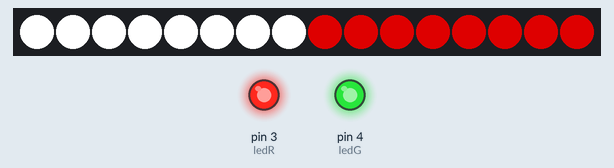
Simulated run of this sketch. Board: Arduino Uno, built with avr-gcc and run on an emulated ATmega328P. Parts: 16 RGB LEDs in strip order, left to right, output pins drawn as LEDs (lit = HIGH). Random numbers use the default seed unless the sketch sets one.

Above: at 3.0 s.
At 11.12 s:
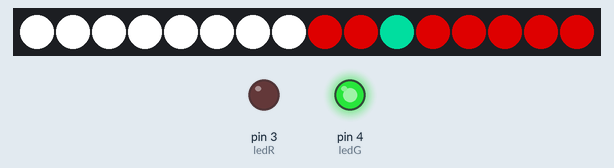
At 19.68 s:
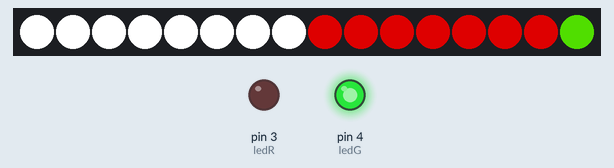
At 36.34 s:
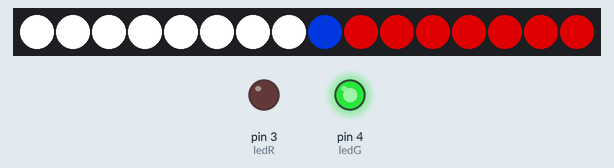
Timing chart, 0 to 38.3 s (numbered marks = the images above):
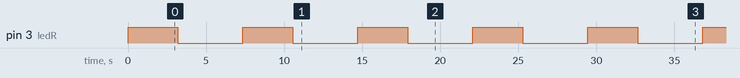

The sketch:

tiny-bike.ino
```cpp
#define USE_HSV 1
#include <WS2812.h>

WS2812 NeoA(16);
//WS2812 NeoB(8); // 8 LED

cRGB color;

int ledR = 3;
int ledG = 4;

void setup() {
  randomSeed(analogRead(0));

  NeoA.setOutput(2);
  //NeoB.setOutput(5);
  pinMode(ledG, OUTPUT);
  pinMode(ledR, OUTPUT);

  digitalWrite(ledG, HIGH);

  // 0-7 front lights
  color.r = 155; color.g = 155; color.b = 155;
  for(int i=0; i < 8; i++) {
    NeoA.set_crgb_at(i, color); // Set color at LED found at index 0
  }

  // 8-15 back lights
  color.r = 155; color.g = 0; color.b = 0;
  for(int i=8; i < 16; i++) {
    NeoA.set_crgb_at(i, color); // Set color at LED found at index 0
  }

  NeoA.sync(); // Sends the color to the LED
}

void loop() {

  // cycle front strip
  digitalWrite(ledR, HIGH);
  for(int i=0; i < 8; i++) {
    color.r = 0; color.g = 150; color.b = 0; // RGB color -> Half Red
    NeoA.set_crgb_at(i, color); // Set color at LED found at index 0
    NeoA.sync(); // Sends the color to the LED
    delay(90);
    color.r = 155; color.g = 155; color.b = 155;
    NeoA.set_crgb_at(i, color); // Set color at LED found at index 0
    NeoA.sync(); // Sends the color to the LED
    delay(90);
  }

  for(int i=7; i >= 0; i--) {
    color.r = 0; color.g = 0; color.b = 155;
    NeoA.set_crgb_at(i, color); // Set color at LED found at index 0
    NeoA.sync(); // Sends the color to the LED
    delay(90);
    color.r = 255; color.g = 255; color.b = 255;
    NeoA.set_crgb_at(i, color); // Set color at LED found at index 0
    NeoA.sync(); // Sends the color to the LED
    delay(90);
  }

  delay(300);


  // cycle back strip
  digitalWrite(ledR, LOW);
  for(int i=8; i < 16; i++) {
    color.SetHSV(random(255),255,155);
    NeoA.set_crgb_at(i, color); // Set color at LED found at index 0
    NeoA.sync(); // Sends the color to the LED
    delay(150);
    color.r = 155; color.g = 0; color.b = 0;
    NeoA.set_crgb_at(i, color); // Set color at LED found at index 0
    NeoA.sync(); // Sends the color to the LED
    delay(90);
  }

  for(int i=15; i > 7; i--) {
    color.SetHSV(random(255),255,155);
    NeoA.set_crgb_at(i, color); // Set color at LED found at index 0
    NeoA.sync(); // Sends the color to the LED
    delay(150);
    color.r = 155; color.g = 0; color.b = 0;
    NeoA.set_crgb_at(i, color); // Set color at LED found at index 0
    NeoA.sync(); // Sends the color to the LED
    delay(90);
  }

  delay(300); // Wait 500 ms

}
```

Measured:
- by itself, pin 3 (ledR): alternates HIGH for 3.2 s and LOW for 4.2 s
